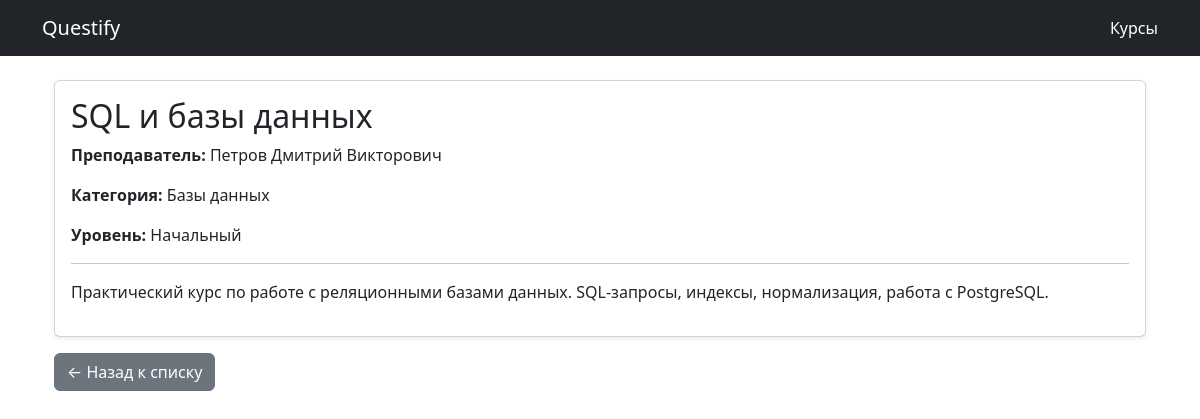
Screenshot of /course/9/ with the database file from the repository.
### course/models/course.py (models this page shows, shortened)
class Course(models.Model):
    class LevelChoices(models.IntegerChoices):
        BEGINNER = 1, "Начальный"
        INTERMEDIATE = 2, "Средний"
        ADVANCED = 3, "Продвинутый"
    title = models.CharField(max_length=200, verbose_name="Название", help_text="Название курса")
    description = models.TextField(null=True, verbose_name="Описание", blank=True)
    price = models.FloatField(null=True, verbose_name="Цена", blank=True)
    published = models.DateTimeField(db_index=True, verbose_name="Опубликовано", default=timezone.now)
    level = models.SmallIntegerField("Уровень сложности", choices=LevelChoices.choices, default=LevelChoices.BEGINNER)
    teacher = models.ForeignKey("course.Teacher", on_delete=models.CASCADE, blank=True, null=True, related_name="course")
    category = models.ManyToManyField(Category, verbose_name="Категория", blank=True)
    class Meta:
        verbose_name_plural = "Курсы"
        verbose_name = "Курс"
        ordering = ['-published']
        unique_together = ["title", "teacher"]
        get_latest_by = "published"

class Category(models.Model):
    name = models.CharField("Название категории", max_length=30, unique=True)
    class Meta:
        verbose_name = "Категория"
        verbose_name_plural = "Категории"

### course/models/teacher.py (models this page shows)
class Teacher(models.Model):
    name = models.CharField("Имя", max_length=30)
    surname = models.CharField("Фамилия", max_length=50)
    patronymic = models.CharField("Отчество", max_length=50, null=True, blank=True)
    years_of_experience = models.PositiveIntegerField("Опыт преподавания (лет)")
    class Meta:
        verbose_name = "Преподаватель"
        verbose_name_plural = "Преподаватели"
        ordering = ["surname", "name"]
    def __str__(self):
        return " ".join(filter(None, [self.surname, self.name, self.patronymic]))

### course/views.py (the view)
# urls.py: path('<int:pk>/', CourseDetailView.as_view(), name='course_detail'),
class CourseDetailView(DetailView):
    model = Course
    template_name = "course/course_detail.html"
    context_object_name = "course"

### course/templates/course/course_detail.html
{% extends "base.html" %}
{% block content %}
<div class="container mt-4">
  <div class="card shadow-sm">
    <div class="card-body">
      <h2 class="card-title">{{ course.title }}</h2>
      <p><strong>Преподаватель:</strong> {{ course.teacher }}</p>
      <p><strong>Категория:</strong>
        {% for cat in course.category.all %}
                 {{ cat.name }}{% if not forloop.last %}, {% endif %}
                {% empty %}
                  Нет
                {% endfor %}
      </p>
      <p><strong>Уровень:</strong> {{ course.get_level_display }}</p>
      <hr>
      <p>{{ course.description }}</p>
    </div>
  </div>
  <a href="{% url 'course_list' %}" class="btn btn-secondary mt-3">← Назад к списку</a>
</div>
{% endblock %}

### rows the page displays
Course: title "SQL и базы данных", teacher "Петров Дмитрий Викторович", level "Начальный", description "Практический курс по работе с реляционными базами данных. SQL-запросы, индексы, нормализация, работа с PostgreSQL."
Category: name "Базы данных"
